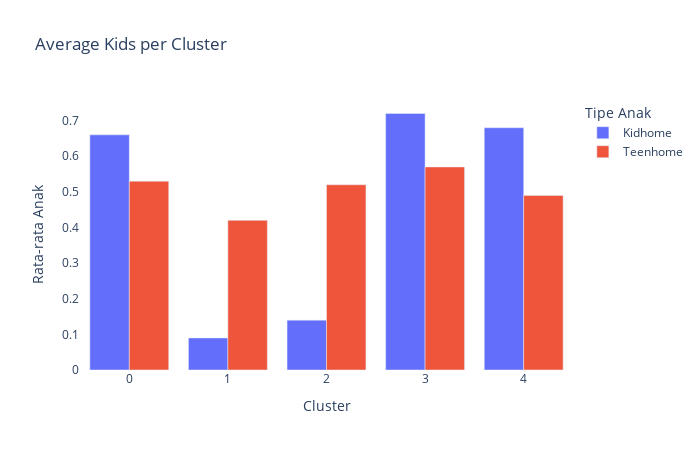

The code cell stored with this chart in its notebook:
### Markdown cell above
* Cluster 2 memiliki jumlah pelanggan Married paling tinggi dan Single juga relatif besar

* Cluster 0 juga didominasi Married dan Together, dengan jumlah Single cukup tinggi

* Cluster 1 lebih seimbang antara Married, Single, dan Together

* Cluster 3 memiliki Married cukup tinggi namun Divorced juga besar

* Cluster 4 tetap dominan Married namun Together sedikit lebih rendah dan Basic household (Single) cukup terlihat

### Code cell
kids = df_cleansing.groupby('Cluster')[['Kidhome','Teenhome']].mean().round(2)

fig = px.bar(
    kids,
    barmode='group',             # berdampingan Kidhome vs Teenhome
    title='Average Kids per Cluster',
    labels={'value': 'Rata-rata Anak', 'Cluster': 'Cluster', 'variable':'Kategori Anak'}
)

fig.update_layout(
    width=700,
    height=450,
    legend_title='Tipe Anak',
    xaxis_showgrid=False,
    yaxis_showgrid=False,
    plot_bgcolor="white"
)

fig.show()

### Figure 1 — Plotly figure (JSON) as saved in the notebook; plotly's stock layout.template omitted (floating-point values rounded to 4 significant figures)
{"data": [{"alignmentgroup": "True", "hovertemplate": "Kategori Anak=Kidhome<br>Cluster=%{x}<br>Rata-rata Anak=%{y}<extra></extra>", "legendgroup": "Kidhome", "marker": {"color": "#636efa", "pattern": {"shape": ""}}, "name": "Kidhome", "offsetgroup": "Kidhome", "orientation": "v", "showlegend": true, "textposition": "auto", "type": "bar", "x": [0, 1, 2, 3, 4], "xaxis": "x", "y": [0.66, 0.09, 0.14, 0.72, 0.68], "yaxis": "y"}, {"alignmentgroup": "True", "hovertemplate": "Kategori Anak=Teenhome<br>Cluster=%{x}<br>Rata-rata Anak=%{y}<extra></extra>", "legendgroup": "Teenhome", "marker": {"color": "#EF553B", "pattern": {"shape": ""}}, "name": "Teenhome", "offsetgroup": "Teenhome", "orientation": "v", "showlegend": true, "textposition": "auto", "type": "bar", "x": [0, 1, 2, 3, 4], "xaxis": "x", "y": [0.53, 0.42, 0.52, 0.57, 0.49], "yaxis": "y"}], "layout": {"barmode": "group", "height": 450, "legend": {"title": {"text": "Tipe Anak"}, "tracegroupgap": 0}, "plot_bgcolor": "white", "title": {"text": "Average Kids per Cluster"}, "width": 700, "xaxis": {"anchor": "y", "domain": [0, 1], "showgrid": false, "title": {"text": "Cluster"}}, "yaxis": {"anchor": "x", "domain": [0, 1], "showgrid": false, "title": {"text": "Rata-rata Anak"}}}}
